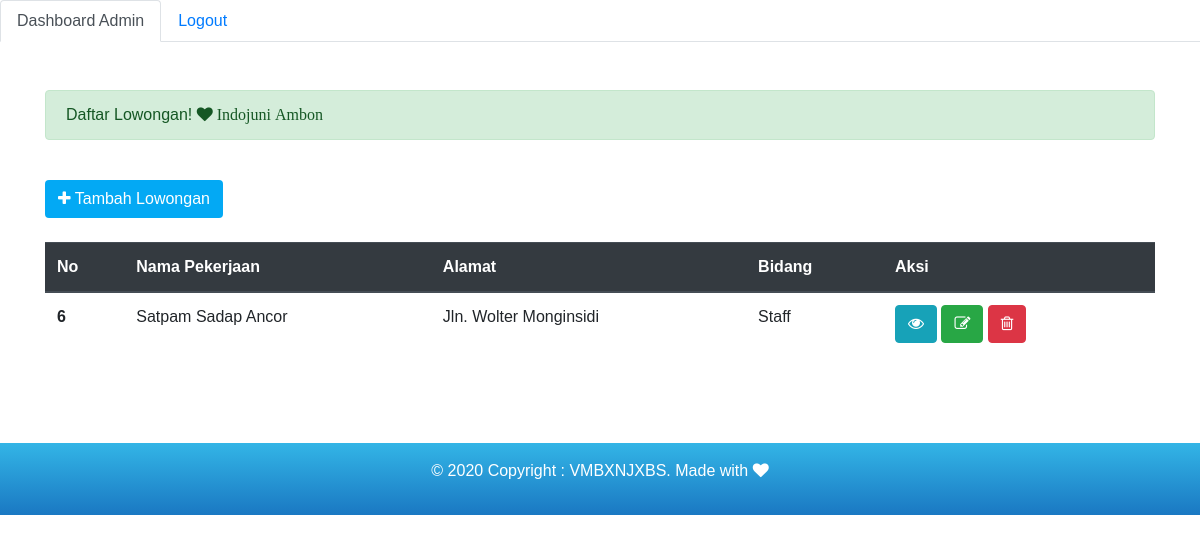
The page /admin/lowongan.php?id_t=10&&n_tempat=Indojuni Ambon (signed in) on the database its author committed.
### tables this page shows
CREATE TABLE `loker_tb` (
  `id_loker` int(11) NOT NULL,
  `nama_l` varchar(50) NOT NULL,
  `bidang` varchar(50) NOT NULL,
  `gaji` varchar(50) NOT NULL,
  `alamat` varchar(100) NOT NULL,
  `waktu_buka` date NOT NULL,
  `waktu_tutup` date NOT NULL,
  `waktu_pekerjaan` varchar(50) NOT NULL,
  `tipe_pekerjaan` varchar(50) NOT NULL,
  `lokasi` varchar(500) NOT NULL,
  `deskripsi` varchar(500) NOT NULL,
  `persyaratan` varchar(500) NOT NULL,
  `catatan` varchar(500) NOT NULL,
  `id_tempat` int(11) DEFAULT NULL
);

### admin/config/fun_exec.php (called while the page is built, shortened)
<?php
require_once 'koneksi.php';
function querySelect($query) {
	global $conn;
	$result = mysqli_query($conn, $query);
	$rows = [];
	while($row = mysqli_fetch_assoc($result)) {
		$rows[] = $row;
	}
	return $rows;
}

### admin/lowongan.php (the view, shortened to what this page needs)
<?php
require_once 'config/fun_exec.php';
if( isset($_GET["id_t"]) ) {
    $id = $_GET["id_t"];
    $cek = mysqli_query($conn, "SELECT * FROM tempat_tb WHERE id_tempat = '$id' ");
    if($result = mysqli_num_rows($cek) <= 0){
        header("Location: 404.php");
    } else {
        $tempat = querySelect("SELECT * FROM  tempat_tb WHERE id_tempat = '$id' ")[0];
        $lowongan = querySelect(" SELECT * FROM loker_tb WHERE id_tempat = '$id' ");
    }
} elseif( !isset($_GET["id_t"]) ) {
    header("Location: 404.php");
}
?>
<?php require_once 'compo/header.php'; ?>
<div class="container">
<div class="alert alert-success" role="alert">
  Daftar Lowongan! <i class="fa fa-heart"> <?= $_GET["n_tempat"] ?></i>
</div>
<br>
  <a href="tambahlowongan.php?id_t=<?= $_GET["id_t"] ?>&&n_tempat=<?= $_GET["n_tempat"] ?>" target="_blank" class="btn w-biru2"><i class="fa fa-plus"></i> Tambah Lowongan</a>
  <br>
  <br>
  <table class="table">
  <thead class="thead-dark">
    <tr>
      <th scope="col">No</th>
      <th scope="col">Nama Pekerjaan</th>
      <th scope="col">Alamat</th>
      <th scope="col">Bidang</th>
      <th scope="col">Aksi</th>
    </tr>
  </thead>
  <tbody>
    <?php foreach ($lowongan as $l) : ?>
    <tr>
      <th scope="row"><?= $l["id_loker"]; ?></th>
      <td><?= $l["nama_l"] ?></td>
      <td><?= $l["alamat"] ?></td>
      <td><?= $l["bidang"] ?></td>
      <td>
        <a href="../detailjob.php?id_l=<?= $l["id_loker"] ?>" class="btn btn-info" target="_blank"><i class="fa fa-eye"></i></a>
        <a href="editloker.php?id_l=<?= $l["id_loker"] ?>&&n_l=<?= $l["nama_l"] ?>&&id_t=<?= $l["id_tempat"] ?>&&n_t=<?= $tempat["nama_t"] ?>" class="btn btn-success"><i class="fa fa-edit"></i></a>
        <button class="btn btn-danger" onclick="return confirm('Ingin menghapus data ini?') ? window.location.replace('hapus.php?l=<?= $l["id_loker"]; ?>&&id_t=<?= $l["id_tempat"];?>&&n_t=<?= $_GET["n_tempat"] ?>') : alert('Data tidak dihapus..');">
          <i class="fa fa-trash-o"></i>
        </button>
      </td>
    </tr>
    <?php endforeach; ?>
  </tbody>
</table>
</div>
<?php require_once 'compo/footer.php'; ?>

### style.css (style rules this page uses)
.w-biru2 { background-color: #03A9F4; color: white; transition: all .25s; }
* { font-family: 'Quicksand', sans-serif; }

### rows shown on the page
loker_tb: id_loker "6", nama_l "Satpam Sadap Ancor", alamat "Jln. Wolter Monginsidi", bidang "Staff"

### other values the page prints
$_GET["n_tempat"] "Indojuni Ambon"
